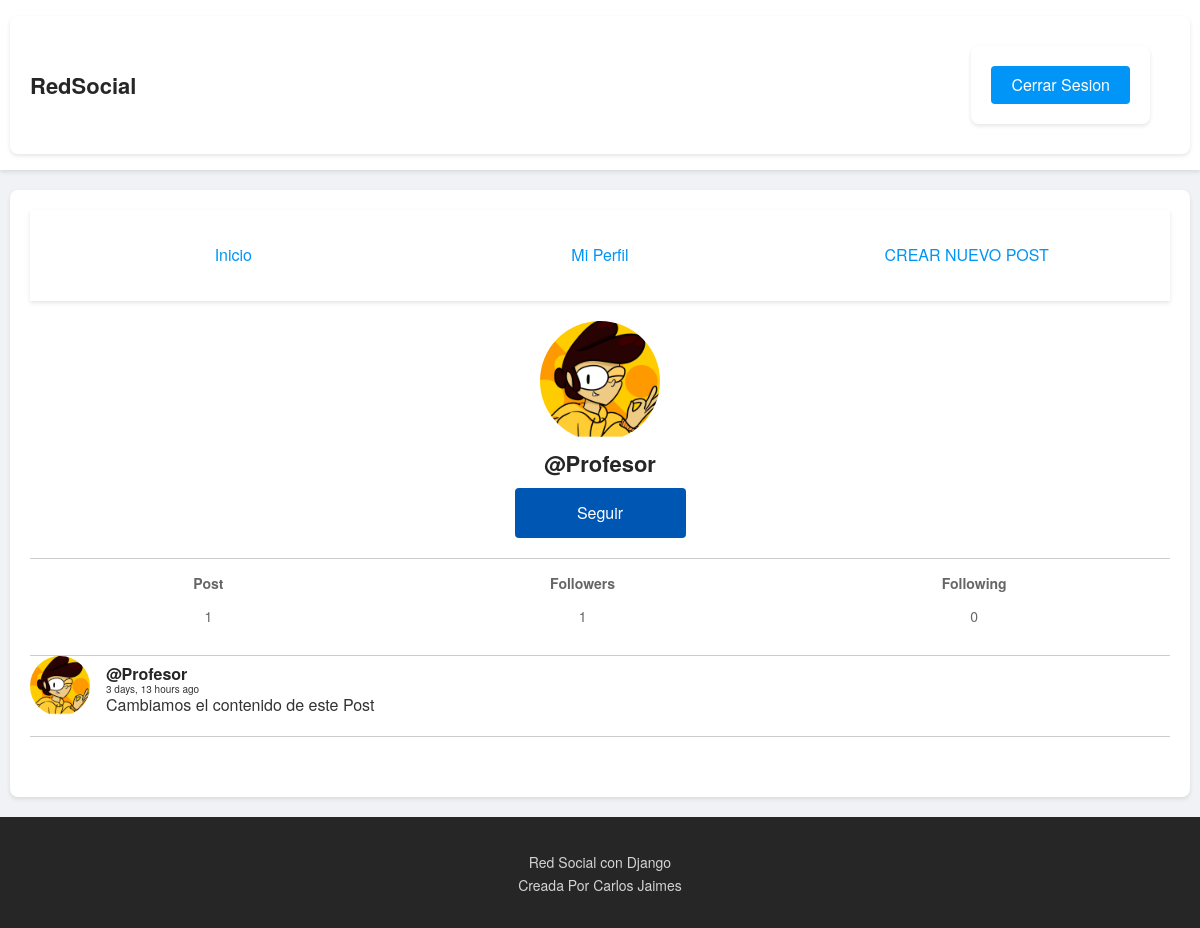
The app's page /profile/Profesor/ (signed in) with its own data.
### social/models.py (models this page shows, shortened)
class Profile(models.Model):
    user = models.OneToOneField(User, on_delete=models.CASCADE)
    image = models.ImageField(default='batman.png', upload_to='profile_images')
    def following(self):
        user_ids = Relationship.objects.filter(from_user=self.user)\
                                .values_list('to_user_id', flat=True)
        return User.objects.filter(id__in=user_ids)
    def followers(self):
        user_ids = Relationship.objects.filter(to_user=self.user)\
                                .values_list('from_user_id', flat=True)
        return User.objects.filter(id__in=user_ids)

class Post(models.Model):
	user = models.ForeignKey(User, on_delete=models.CASCADE, related_name='posts')
	timestamp = models.DateTimeField(default=timezone.now)
	content = models.TextField()
	class Meta:
		ordering = ['-timestamp']

### social/views.py (the view)
# urls.py: path('profile/', views.profile, name='profile'),
@login_required
def profile(request, username=None):
    if username:
        user = get_object_or_404(User, username=username)
        posts = user.posts.all().order_by('-timestamp')
    else:
        user = request.user
        posts = user.posts.all().order_by('-timestamp')
    if request.method == 'POST':
        p_form = ProfileUpdateForm(request.POST, request.FILES, instance=request.user.profile)
        if p_form.is_valid():
            p_form.save()
            messages.success(request, 'Your profile image has been updated!')
            return redirect('profile', username=request.user.username)
    else:
        p_form = ProfileUpdateForm(instance=request.user.profile)
    context = {
        'user': user,
        'posts': posts,
        'p_form': p_form
    }
    return render(request, 'social/profile.html', context)

### social/templates/social/profile.html
{% extends 'social/feed.html' %}
{% block content %}
<div class="profile">
    <img src="{{ user.profile.image.url }}">
    <h2>@{{ user.username }}</h2>
    <br>
    {% if request.user.is_authenticated %}
        {% if user.username != request.user.username %}
            {% if user not in request.user.profile.following %}
                <button class="follow-button">
                    <a class="Boton" href="{% url 'follow' user.username %}">Seguir</a>
                </button>
            {% else %}
                <button class="follow-button">
                    <a class="Boton" href="{% url 'unfollow' user.username %}">Dejar de seguir</a>
                </button>
            {% endif %}
        {% endif %}
    {% endif %}
</div>
<div class="follow">
    <div>
        <h5>Post</h5>
        <p>{{ user.posts.count }}</p>
    </div>
    <div>
        <h5>Followers</h5>
        <p>{{ user.profile.followers.count }}</p>
    </div>
    <div>
        <h5>Following</h5>
        <p>{{ user.profile.following.count }}</p>
    </div>
</div>
{{ block.super }}
{% endblock %}

### social/templates/social/feed.html (shortened to what this page needs)
{% extends 'social/layout.html' %}
{% load humanize %}
{% block content %}
{% for post in posts %}
<article>
    <div class="container-article">
        <img src="{{ post.user.profile.image.url }}">
        <div>
            <h2 class="username"><a href="{% url 'profile' post.user.username %}">@{{ post.user.username }}</a></h2>
            <time data-time="#">{{ post.timestamp|naturaltime }}</time>
            <div class="post">{{ post.content }}</div>
        </div>
    </div>
</article>
{% endfor %}
{% endblock %}

### social/static/style.css (style rules this page uses)
body { background: #f0f2f5; font-family: 'Helvetica Neue', Arial, sans-serif; color: #333; margin: 0; padding: 0; }
html { font-size: 62.5%; }
h1, h2, h5 { margin: 0; }
h2 { font-size: 2.2rem; font-weight: 600; color: #262626; }
h5 { font-size: 1.4rem; color: #666; }
p { font-size: 1.6rem; line-height: 1.6; margin-bottom: 1.2rem; }
button { font-size: 1.6rem; color: white; padding: 1rem 2rem; border: none; background: #0095f6; border-radius: 4px; cursor: pointer; transition: background-color 0.3s ease; }
img { max-width: 100%; height: auto; display: block; }
a { font-size: 1.6rem; text-decoration: none; color: #0095f6; transition: color 0.3s ease; }
article { margin-bottom: 4rem; padding-bottom: 2rem; border-bottom: 1px solid #ccc; }
.container-article { display: flex; align-items: center; }
.container-article img { height: 60px; width: 60px; margin-right: 1.6rem; border-radius: 50%; }
.username a { font-size: 1.6rem; font-weight: 600; color: #262626; }
.post { font-size: 1.6rem; color: #333; }
.profile { display: flex; align-items: center; flex-direction: column; margin: 2rem 0; }
.profile img { height: 120px; width: 120px; margin-bottom: 1rem; border-radius: 50%; }
.profile h2 { font-size: 2.2rem; font-weight: 700; color: #262626; }
.follow { display: flex; justify-content: space-around; align-items: center; border-top: 1px solid #ccc; border-bottom: 1px solid #ccc; padding: 1.6rem 0; }
.follow div { text-align: center; }
.follow p { font-size: 1.4rem; color: #666; }
button.follow-button { width: 15%; padding: 1.6rem; text-align: center; color: #fff; border: none; border-radius: 4px; cursor: pointer; background: #0056b3; transition: none; }
a.Boton { font-size: 1.6rem; text-decoration: none; color: white; transition: color 0.3s ease; }

### records on screen
Post: user.profile.image (picture), user.username "Profesor", timestamp "3 days, 13 hours ago", content "Cambiamos el contenido de este Post"

### other values on screen
{{ user.username }} "Profesor"
{{ user.posts.count }} "1"
{{ user.profile.followers.count }} "1"
{{ user.profile.following.count }} "0"
